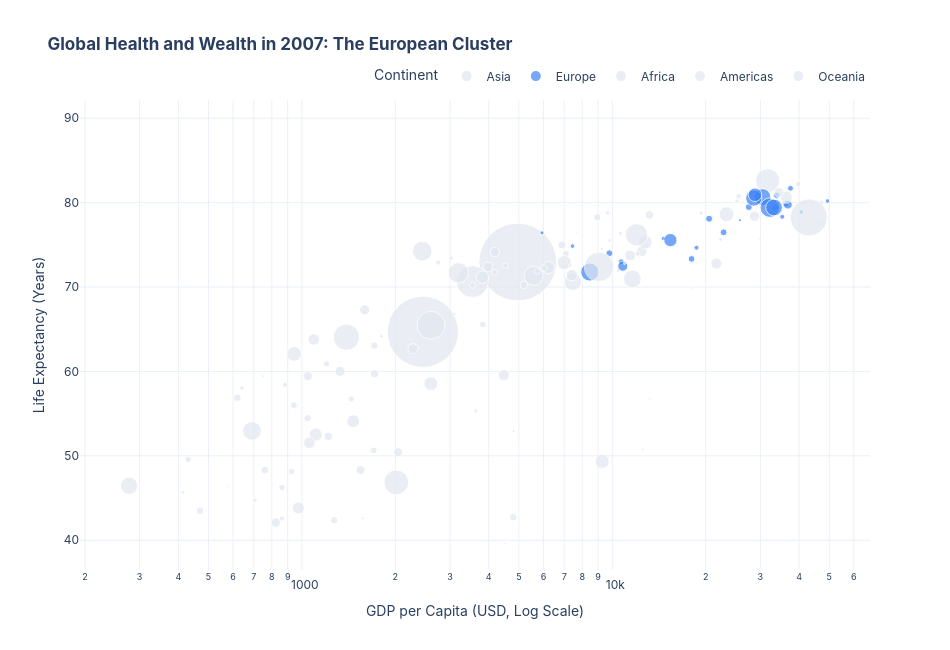

Notebook source saved alongside this figure:
### Markdown cell above
## Task 2 — Bubble chart: tell a story

**What to build:** A bubble chart (full 2007 dataset, all countries) where:
- x = GDP per capita (log scale)
- y = life expectancy
- size = population
- colour = ONE continent highlighted (your choice), all others grey
- At least one annotation explaining the highlighted group's story

> This is the grey-and-highlight technique applied to a bubble chart.


The script below filters the 2007 Gapminder dataset, scales bubble sizes by country population, grays out all other continents while emphasizing Europe in a distinct blue, and adds an explanatory annotation highlighting the group's narrative.

### Code cell
import plotly.express as px
import plotly.graph_objects as go

# 1. Load the 2007 Gapminder dataset
df = px.data.gapminder().query("year == 2007")

# 2. Define custom color map to highlight ONE continent (Europe) and gray out the rest
color_map = {
    'Europe': '#3b82f6',     # Vibrant Blue for the highlighted group
    'Africa': '#e2e8f0',     # Neutral Light Gray
    'Americas': '#e2e8f0',
    'Asia': '#e2e8f0',
    'Oceania': '#e2e8f0'
}

# 3. Create the bubble chart
fig = px.scatter(
    df,
    x="gdpPercap",
    y="lifeExp",
    size="pop",
    color="continent",
    hover_name="country",
    log_x=True,
    size_max=55,
    color_discrete_map=color_map,
    title="<b>Global Health and Wealth in 2007: The European Cluster</b>",
    labels={
        "gdpPercap": "GDP per Capita (USD, Log Scale)",
        "lifeExp": "Life Expectancy (Years)",
        "pop": "Population",
        "continent": "Continent"
    }
)

# 4. Customize layout aesthetics
fig.update_layout(
    template="plotly_white",
    width=950,
    height=650,
    font=dict(family="Inter, sans-serif", size=12),
    legend=dict(orientation="h", yanchor="bottom", y=1.02, xanchor="right", x=1)
)

# 5. Add strategic annotation explaining Europe's story
fig.add_annotation(
    x=35000,  # Data coordinate on log scale axis
    y=81.5,
    text="<b>The European Longevity Cluster</b><br>European nations exhibit high life expectancies (75–82 yrs)<br>coupled with high GDP per capita, forming a distinct compact tier.",
    showarrow=True,
    arrowhead=2,
    arrowsize=1,
    arrowwidth=2,
    arrowcolor="#3b82f6",
    ax=-140,
    ay=-60,
    bgcolor="rgba(255, 255, 255, 0.9)",
    bordercolor="#3b82f6",
    borderwidth=1,
    borderpad=6
)

# 6. Render the plot
fig.show()

### Figure 1 — Plotly figure (JSON) as saved in the notebook; plotly's stock layout.template omitted (floating-point values rounded to 4 significant figures)
{"data": [{"hovertemplate": "<b>%{hovertext}</b><br><br>Continent=Asia<br>GDP per Capita (USD, Log Scale)=%{x}<br>Life Expectancy (Years)=%{y}<br>Population=%{marker.size}<extra></extra>", "hovertext": ["Afghanistan", "Bahrain", "Bangladesh", "Cambodia", "China", "Hong Kong, China", "India", "Indonesia", "Iran", "Iraq", "Israel", "Japan", "Jordan", "Korea, Dem. Rep.", "Korea, Rep.", "Kuwait", "Lebanon", "Malaysia", "Mongolia", "Myanmar", "Nepal", "Oman", "Pakistan", "Philippines", "Saudi Arabia", "Singapore", "Sri Lanka", "Syria", "Taiwan", "Thailand", "Vietnam", "West Bank and Gaza", "Yemen, Rep."], "legendgroup": "Asia", "marker": {"color": "#e2e8f0", "size": [31889923, 708573, 150448339, 14131858, 1318683096, 6980412, 1110396331, 223547000, 69453570, 27499638, 6426679, 127467972, 6053193, 23301725, 49044790, 2505559, 3921278, 24821286, 2874127, 47761980, 28901790, 3204897, 169270617, 91077287, 27601038, 4553009, 20378239, 19314747, 23174294, 65068149, 85262356, 4018332, 22211743], "sizemode": "area", "sizeref": 435900.0, "symbol": "circle"}, "mode": "markers", "name": "Asia", "orientation": "v", "showlegend": true, "type": "scatter", "x": [974.6, 29800.0, 1391.0, 1714.0, 4959.0, 39720.0, 2452.0, 3541.0, 11610.0, 4471.0, 25520.0, 31660.0, 4519.0, 1593.0, 23350.0, 47310.0, 10460.0, 12450.0, 3096.0, 944.0, 1091.0, 22320.0, 2606.0, 3190.0, 21650.0, 47140.0, 3970.0, 4185.0, 28720.0, 7458.0, 2442.0, 3025.0, 2281.0], "xaxis": "x", "y": [43.83, 75.64, 64.06, 59.72, 72.96, 82.21, 64.7, 70.65, 70.96, 59.55, 80.75, 82.6, 72.53, 67.3, 78.62, 77.59, 71.99, 74.24, 66.8, 62.07, 63.78, 75.64, 65.48, 71.69, 72.78, 79.97, 72.4, 74.14, 78.4, 70.62, 74.25, 73.42, 62.7], "yaxis": "y"}, {"hovertemplate": "<b>%{hovertext}</b><br><br>Continent=Europe<br>GDP per Capita (USD, Log Scale)=%{x}<br>Life Expectancy (Years)=%{y}<br>Population=%{marker.size}<extra></extra>", "hovertext": ["Albania", "Austria", "Belgium", "Bosnia and Herzegovina", "Bulgaria", "Croatia", "Czech Republic", "Denmark", "Finland", "France", "Germany", "Greece", "Hungary", "Iceland", "Ireland", "Italy", "Montenegro", "Netherlands", "Norway", "Poland", "Portugal", "Romania", "Serbia", "Slovak Republic", "Slovenia", "Spain", "Sweden", "Switzerland", "Turkey", "United Kingdom"], "legendgroup": "Europe", "marker": {"color": "#3b82f6", "size": [3600523, 8199783, 10392226, 4552198, 7322858, 4493312, 10228744, 5468120, 5238460, 61083916, 82400996, 10706290, 9956108, 301931, 4109086, 58147733, 684736, 16570613, 4627926, 38518241, 10642836, 22276056, 10150265, 5447502, 2009245, 40448191, 9031088, 7554661, 71158647, 60776238], "sizemode": "area", "sizeref": 435900.0, "symbol": "circle"}, "mode": "markers", "name": "Europe", "orientation": "v", "showlegend": true, "type": "scatter", "x": [5937.0, 36130.0, 33690.0, 7446.0, 10680.0, 14620.0, 22830.0, 35280.0, 33210.0, 30470.0, 32170.0, 27540.0, 18010.0, 36180.0, 40680.0, 28570.0, 9254.0, 36800.0, 49360.0, 15390.0, 20510.0, 10810.0, 9787.0, 18680.0, 25770.0, 28820.0, 33860.0, 37510.0, 8458.0, 33200.0], "xaxis": "x", "y": [76.42, 79.83, 79.44, 74.85, 73.0, 75.75, 76.49, 78.33, 79.31, 80.66, 79.41, 79.48, 73.34, 81.76, 78.89, 80.55, 74.54, 79.76, 80.2, 75.56, 78.1, 72.48, 74.0, 74.66, 77.93, 80.94, 80.88, 81.7, 71.78, 79.42], "yaxis": "y"}, {"hovertemplate": "<b>%{hovertext}</b><br><br>Continent=Africa<br>GDP per Capita (USD, Log Scale)=%{x}<br>Life Expectancy (Years)=%{y}<br>Population=%{marker.size}<extra></extra>", "hovertext": ["Algeria", "Angola", "Benin", "Botswana", "Burkina Faso", "Burundi", "Cameroon", "Central African Republic", "Chad", "Comoros", "Congo, Dem. Rep.", "Congo, Rep.", "Cote d'Ivoire", "Djibouti", "Egypt", "Equatorial Guinea", "Eritrea", "Ethiopia", "Gabon", "Gambia", "Ghana", "Guinea", "Guinea-Bissau", "Kenya", "Lesotho", "Liberia", "Libya", "Madagascar", "Malawi", "Mali", "Mauritania", "Mauritius", "Morocco", "Mozambique", "Namibia", "Niger", "Nigeria", "Reunion", "Rwanda", "Sao Tome and Principe", "Senegal", "Sierra Leone", "Somalia", "South Africa", "Sudan", "Swaziland", "Tanzania", "Togo", "Tunisia", "Uganda", "Zambia", "Zimbabwe"], "legendgroup": "Africa", "marker": {"color": "#e2e8f0", "size": [33333216, 12420476, 8078314, 1639131, 14326203, 8390505, 17696293, 4369038, 10238807, 710960, 64606759, 3800610, 18013409, 496374, 80264543, 551201, 4906585, 76511887, 1454867, 1688359, 22873338, 9947814, 1472041, 35610177, 2012649, 3193942, 6036914, 19167654, 13327079, 12031795, 3270065, 1250882, 33757175, 19951656, 2055080, 12894865, 135031164, 798094, 8860588, 199579, 12267493, 6144562, 9118773, 43997828, 42292929, 1133066, 38139640, 5701579, 10276158, 29170398, 11746035, 12311143], "sizemode": "area", "sizeref": 435900.0, "symbol": "circle"}, "mode": "markers", "name": "Africa", "orientation": "v", "showlegend": true, "type": "scatter", "x": [6223.0, 4797.0, 1441.0, 12570.0, 1217.0, 430.1, 2042.0, 706.0, 1704.0, 986.1, 277.6, 3633.0, 1545.0, 2082.0, 5581.0, 12150.0, 641.4, 690.8, 13210.0, 752.7, 1328.0, 942.7, 579.2, 1463.0, 1569.0, 414.5, 12060.0, 1045.0, 759.3, 1043.0, 1803.0, 10960.0, 3820.0, 823.7, 4811.0, 619.7, 2014.0, 7670.0, 863.1, 1598.0, 1712.0, 862.5, 926.1, 9270.0, 2602.0, 4513.0, 1107.0, 883.0, 7093.0, 1056.0, 1271.0, 469.7], "xaxis": "x", "y": [72.3, 42.73, 56.73, 50.73, 52.3, 49.58, 50.43, 44.74, 50.65, 65.15, 46.46, 55.32, 48.33, 54.79, 71.34, 51.58, 58.04, 52.95, 56.73, 59.45, 60.02, 56.01, 46.39, 54.11, 42.59, 45.68, 73.95, 59.44, 48.3, 54.47, 64.16, 72.8, 71.16, 42.08, 52.91, 56.87, 46.86, 76.44, 46.24, 65.53, 63.06, 42.57, 48.16, 49.34, 58.56, 39.61, 52.52, 58.42, 73.92, 51.54, 42.38, 43.49], "yaxis": "y"}, {"hovertemplate": "<b>%{hovertext}</b><br><br>Continent=Americas<br>GDP per Capita (USD, Log Scale)=%{x}<br>Life Expectancy (Years)=%{y}<br>Population=%{marker.size}<extra></extra>", "hovertext": ["Argentina", "Bolivia", "Brazil", "Canada", "Chile", "Colombia", "Costa Rica", "Cuba", "Dominican Republic", "Ecuador", "El Salvador", "Guatemala", "Haiti", "Honduras", "Jamaica", "Mexico", "Nicaragua", "Panama", "Paraguay", "Peru", "Puerto Rico", "Trinidad and Tobago", "United States", "Uruguay", "Venezuela"], "legendgroup": "Americas", "marker": {"color": "#e2e8f0", "size": [40301927, 9119152, 190010647, 33390141, 16284741, 44227550, 4133884, 11416987, 9319622, 13755680, 6939688, 12572928, 8502814, 7483763, 2780132, 108700891, 5675356, 3242173, 6667147, 28674757, 3942491, 1056608, 301139947, 3447496, 26084662], "sizemode": "area", "sizeref": 435900.0, "symbol": "circle"}, "mode": "markers", "name": "Americas", "orientation": "v", "showlegend": true, "type": "scatter", "x": [12780.0, 3822.0, 9066.0, 36320.0, 13170.0, 7007.0, 9645.0, 8948.0, 6025.0, 6873.0, 5728.0, 5186.0, 1202.0, 3548.0, 7321.0, 11980.0, 2749.0, 9809.0, 4173.0, 7409.0, 19330.0, 18010.0, 42950.0, 10610.0, 11420.0], "xaxis": "x", "y": [75.32, 65.55, 72.39, 80.65, 78.55, 72.89, 78.78, 78.27, 72.23, 74.99, 71.88, 70.26, 60.92, 70.2, 72.57, 76.19, 72.9, 75.54, 71.75, 71.42, 78.75, 69.82, 78.24, 76.38, 73.75], "yaxis": "y"}, {"hovertemplate": "<b>%{hovertext}</b><br><br>Continent=Oceania<br>GDP per Capita (USD, Log Scale)=%{x}<br>Life Expectancy (Years)=%{y}<br>Population=%{marker.size}<extra></extra>", "hovertext": ["Australia", "New Zealand"], "legendgroup": "Oceania", "marker": {"color": "#e2e8f0", "size": [20434176, 4115771], "sizemode": "area", "sizeref": 435900.0, "symbol": "circle"}, "mode": "markers", "name": "Oceania", "orientation": "v", "showlegend": true, "type": "scatter", "x": [34440.0, 25190.0], "xaxis": "x", "y": [81.23, 80.2], "yaxis": "y"}], "layout": {"annotations": [{"arrowcolor": "#3b82f6", "arrowhead": 2, "arrowsize": 1, "arrowwidth": 2, "ax": -140, "ay": -60, "bgcolor": "rgba(255, 255, 255, 0.9)", "bordercolor": "#3b82f6", "borderpad": 6, "borderwidth": 1, "showarrow": true, "text": "<b>The European Longevity Cluster</b><br>European nations exhibit high life expectancies (75–82 yrs)<br>coupled with high GDP per capita, forming a distinct compact tier.", "x": 35000, "y": 81.5}], "font": {"family": "Inter, sans-serif", "size": 12}, "height": 650, "legend": {"itemsizing": "constant", "orientation": "h", "title": {"text": "Continent"}, "tracegroupgap": 0, "x": 1, "xanchor": "right", "y": 1.02, "yanchor": "bottom"}, "title": {"text": "<b>Global Health and Wealth in 2007: The European Cluster</b>"}, "width": 950, "xaxis": {"anchor": "y", "domain": [0, 1], "title": {"text": "GDP per Capita (USD, Log Scale)"}, "type": "log"}, "yaxis": {"anchor": "x", "domain": [0, 1], "title": {"text": "Life Expectancy (Years)"}}}}
